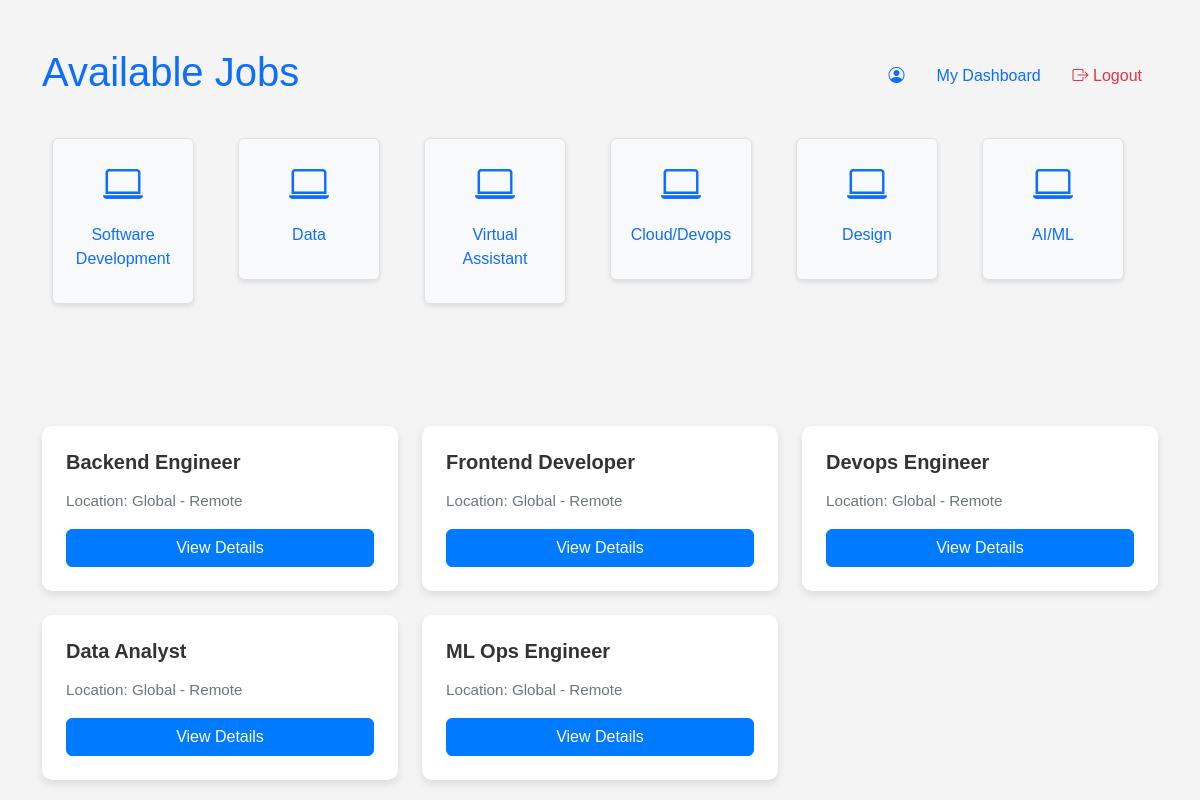
/job_listing/, run on an earlier commit of the app's database.
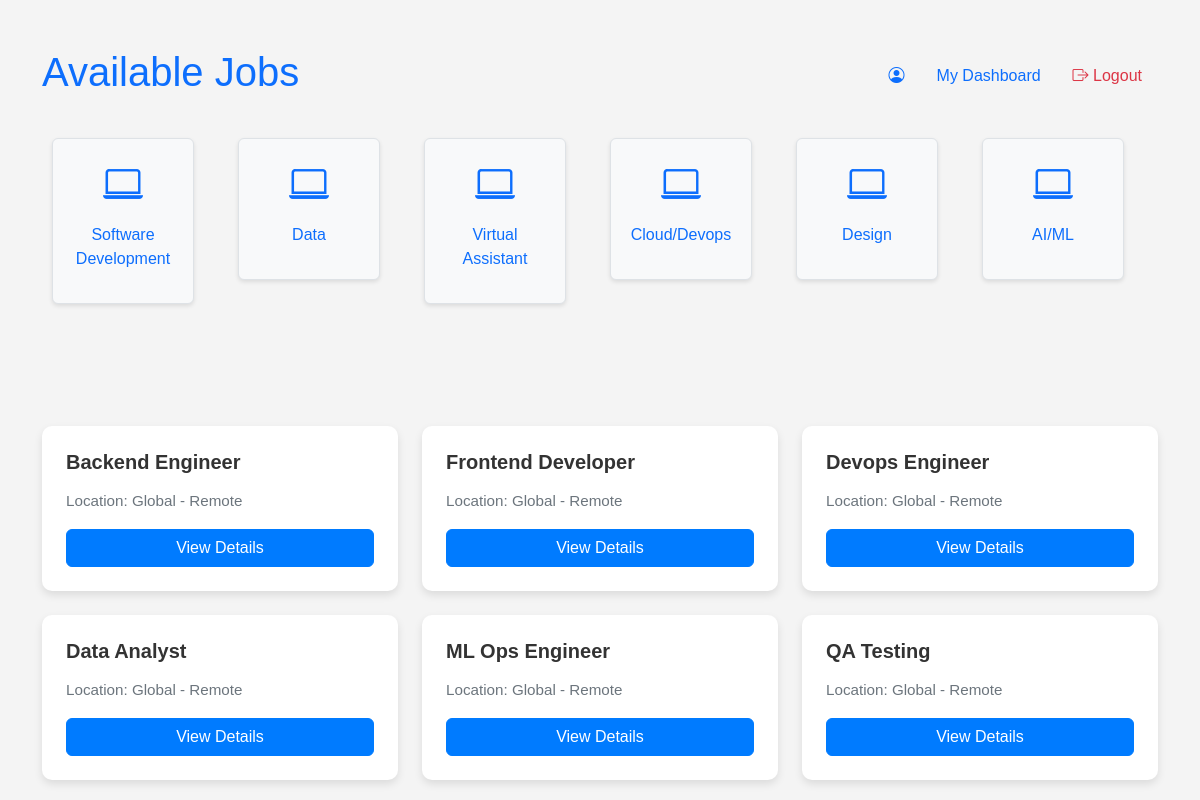
And on a later commit of the database.
### remote/models.py (models this page shows, shortened)
class Category(models.Model):
    name = models.CharField(max_length=100)
    description = models.TextField()
    slug = models.SlugField(unique=True)

class Job(models.Model):
    title = models.CharField(max_length=100)
    description = models.TextField()
    location = models.CharField(max_length=30)
    company_name = models.CharField(max_length=100)
    created_at = models.DateTimeField(auto_now_add=True)
    recruiter = models.ForeignKey(Profile, on_delete=models.CASCADE)
    category = models.ForeignKey(Category, on_delete=models.CASCADE, default=1)
    featured = models.BooleanField(default=False)

### remote/views.py (the view)
# urls.py: path('job_listing/', views.job_listing, name='job_listing'),
def job_listing(request):
    category = Category.objects.all()  # Get all categories
    jobs = Job.objects.all()  # Get all jobs
    context = {
        'category': category,  # Updated variable name
        'jobs': jobs
    }
    return render(request, 'job_listing.html', context)

### remote/templates/job_listing.html (shortened to what this page needs)
<!DOCTYPE html>
<html lang="en">
<head>
    {% load static %}
    <link href="https://cdn.jsdelivr.net/npm/bootstrap@5.3.0-alpha1/dist/css/bootstrap.min.css" rel="stylesheet">
    <link href="https://cdnjs.cloudflare.com/ajax/libs/bootstrap-icons/1.8.1/font/bootstrap-icons.min.css" rel="stylesheet">
    <link rel="stylesheet" href="{% static 'css/job_listing.css' %}">
</head>
<body>
    <div class="container mt-5">
        <header class="d-flex justify-content-between align-items-center mb-4">
            <h1 class="text-primary">Available Jobs</h1>
            <nav>
                <ul class="nav">
                    <li class="nav-item">
                        <a class="nav-link active" aria-current="page" href="{% url 'get_profile' user.profile.id %}">
                            <i class="bi bi-person-circle"></i> {{ user.username }}
                        </a>
                    </li>
                    <li class="nav-item">
                        <a class="nav-link" href="{% url 'jobs_dashboard' %}">My Dashboard</a>
                    </li>
                    <li class="nav-item">
                        <a class="nav-link text-danger" href="/logout/"><i class="bi bi-box-arrow-right"></i> Logout</a>
                    </li>
                </ul>
            </nav>
        </header>
        <div class="row text-center mb-5">
            <div class="row text-center mb-5">
                {% for category in category %}
                    <div class="col-md-2 col-6 mb-3">
                        <a href="#" class="text-decoration-none" data-category="{{ category.slug }}">
                            <div class="p-3 border rounded bg-light category-card">
                                <i class="bi bi-laptop fs-1 text-primary"></i>
                                <p class="mt-2">{{ category.name }}</p>
                            </div>
                        </a>
                    </div>
                {% endfor %}
            </div>
        </div>
        <div class="row">
            {% for job in jobs %}
                <div class="col-md-4 mb-4">
                    <div class="card h-100">
                        <div class="card-body">
                            <h5 class="card-title">{{ job.title }}</h5>
                            <p class="card-text">Location: {{ job.location }}</p>
                            <a href="{% url 'job_details' job.id %}" class="btn btn-outline-primary">
                                 View Details
                            </a>
                        </div>
                    </div>
                </div>
            {% endfor %}
        </div>
    </div>
</body>
</html>

What changed in the data, as far as the page shows it:
added Job: title "QA Testing", location "Global - Remote"
